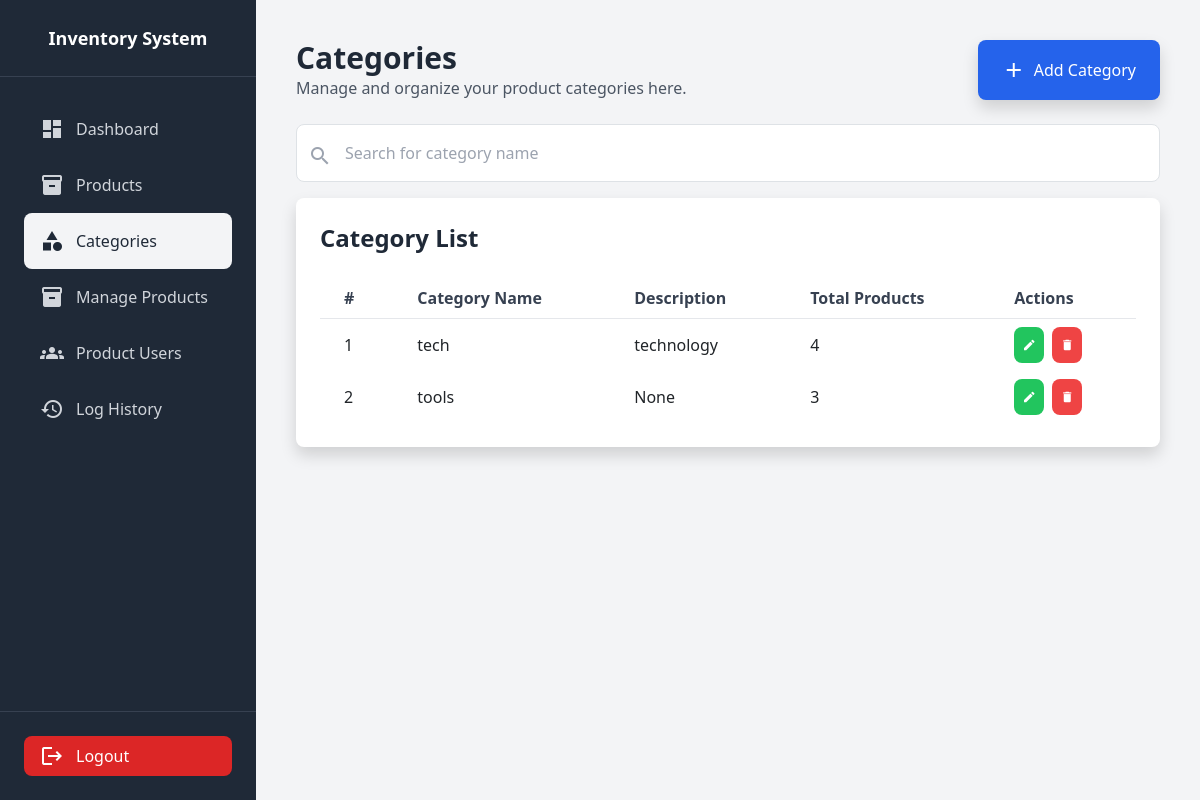
Before: /categories/ (signed in) with the older database file.
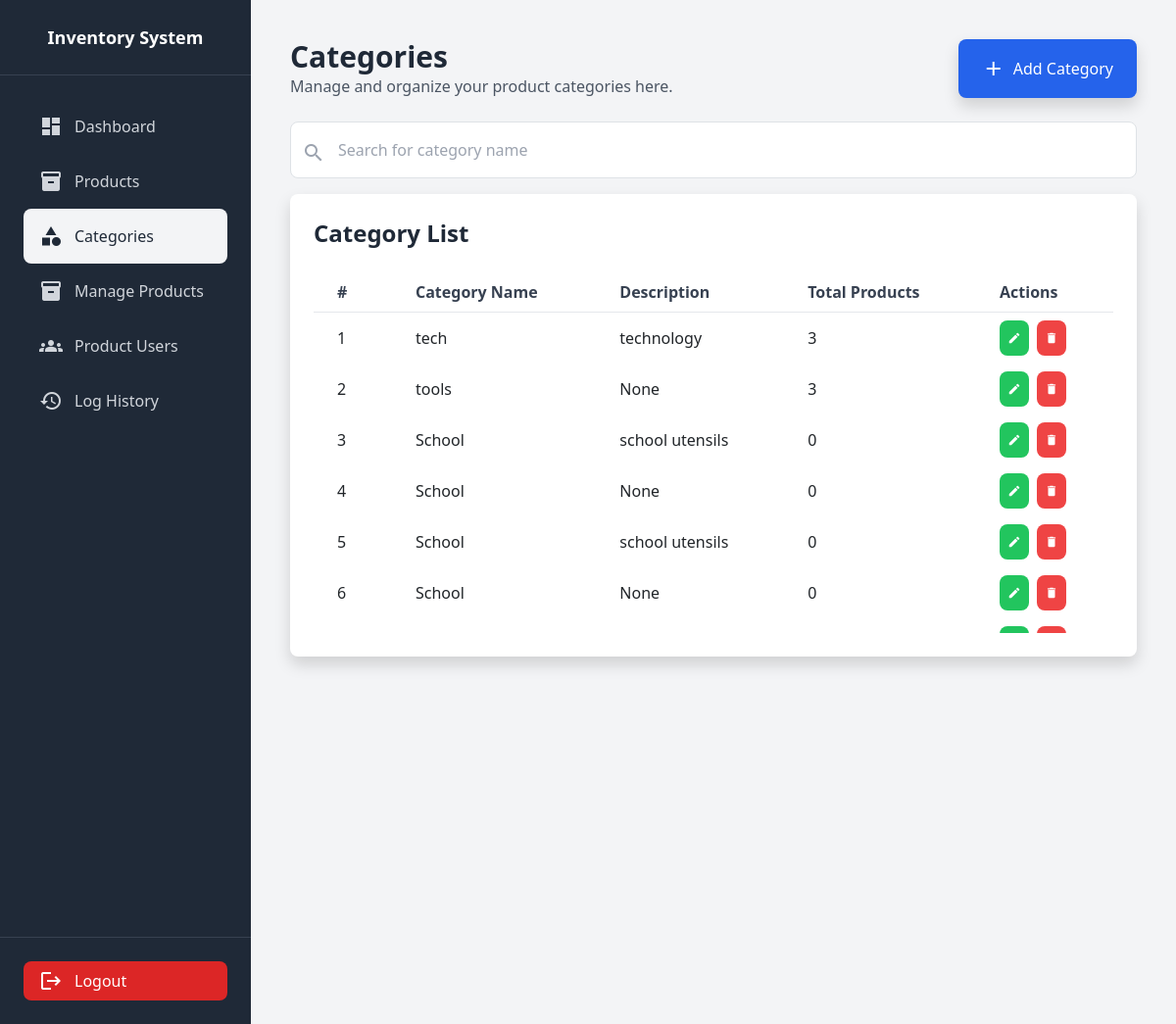
After: the same page with the newer database file.
### inventoryApp/models.py (models this page shows, shortened)
class Category(models.Model):
    name = models.CharField(max_length=100)
    description = models.TextField(null=True, blank=True)
    created_at = models.DateTimeField(auto_now_add=True)

### inventoryApp/views.py (the view)
# urls.py: path('categories/', views.categories, name='categories'),
@login_required
def categories(request):
    categories = Category.objects.annotate(total_items=Count('product'))
    return render(request, 'category.html', {'categories': categories})

### inventoryApp/templates/category.html (shortened to what this page needs)
{% extends 'sidebar.html' %}
    {% block content %}
    <div class="flex-1 p-6 md:p-10">
        <div class="w-full flex justify-between">
            <header class="mb-6">
                <h1 class="text-3xl font-bold text-gray-800">Categories</h1>
                <p class="text-gray-600">Manage and organize your product categories here.</p>
            </header>
             <div class="mb-6 flex justify-end">
                <button class="flex items-center bg-blue-600 text-white px-4 py-2 rounded-lg shadow hover:bg-blue-700 transition" data-bs-toggle="modal" data-bs-target="#addCategoryModal">
                    <span class="material-icons mr-2">add</span>
                    <span class="hidden md:block">Add Category</span>
                </button>
            </div>
        </div>
        <div class="relative mb-3">
            <input
                type="text"
                id="searchInput"
                class="search_input w-full py-3 rounded-lg border border-gray-300 focus:outline-none focus:ring-2 focus:ring-blue-500"
                style="padding-left: 3rem;"
                placeholder="Search for category name"
            >
            <span class="material-icons absolute left-3 top-5 text-gray-400">search</span>
        </div>
        <div class="bg-white rounded-lg shadow p-6">
            <h2 class="text-2xl font-bold text-gray-800 mb-4">Category List</h2>
            <div class="overflow-y-auto max-h-[23rem]">
                <table class="w-full text-left table-auto">
                    <thead>
                        <tr class="text-gray-700 border-b">
                            <th class="px-4 py-2">#</th>
                            <th class="px-4 py-2">Category Name</th>
                            <th class="px-4 py-2">Description</th>
                            <th class="px-4 py-2">Total Products</th>
                            <th class="px-4 py-2">Actions</th>
                        </tr>
                    </thead>
                    <tbody id="categoryTable">
                        {% for category in categories %}
                            <tr class="hover:bg-gray-100">
                                <td class="px-4 py-2">{{ forloop.counter }}</td>
                                <td class="px-4 py-2">{{ category.name }}</td>
                                <td class="px-4 py-2">{{ category.description }}</td>
                                <td class="px-4 py-2">{{ category.total_items }}</td>
                                <td class="px-4 py-2">
                                    <div class="flex space-x-2">
                                        <button
                                            class="bg-green-500 hover:bg-green-600 text-white rounded-lg p-2 flex items-center"
                                            data-bs-toggle="modal"
                                            data-bs-target="#editModal{{ category.id }}">
                                            <span class="material-icons text-sm">edit</span>
                                        </button>
                                        <button class="bg-red-500 hover:bg-red-600 text-white rounded-lg p-2 flex items-center"
                                            data-bs-toggle="modal"
                                            data-bs-target="#deleteModal{{ category.id }}">
                                            <span class="material-icons text-sm">delete</span>
                                        </button>
                                    </div>
                                </td>
                            </tr>
                        {% endfor %}
                    </tbody>
                </table>
            </div>
        </div>
    </div>
    {% endblock %}

Changed rows visible on the page:
computed for Category "tech": total_items "4" → "3"
added Category: name "School", description "school utensils", total_items "0"
added Category: name "School", description "None", total_items "0"
added Category: name "School", description "school utensils", total_items "0"
added Category: name "School", description "None", total_items "0"
